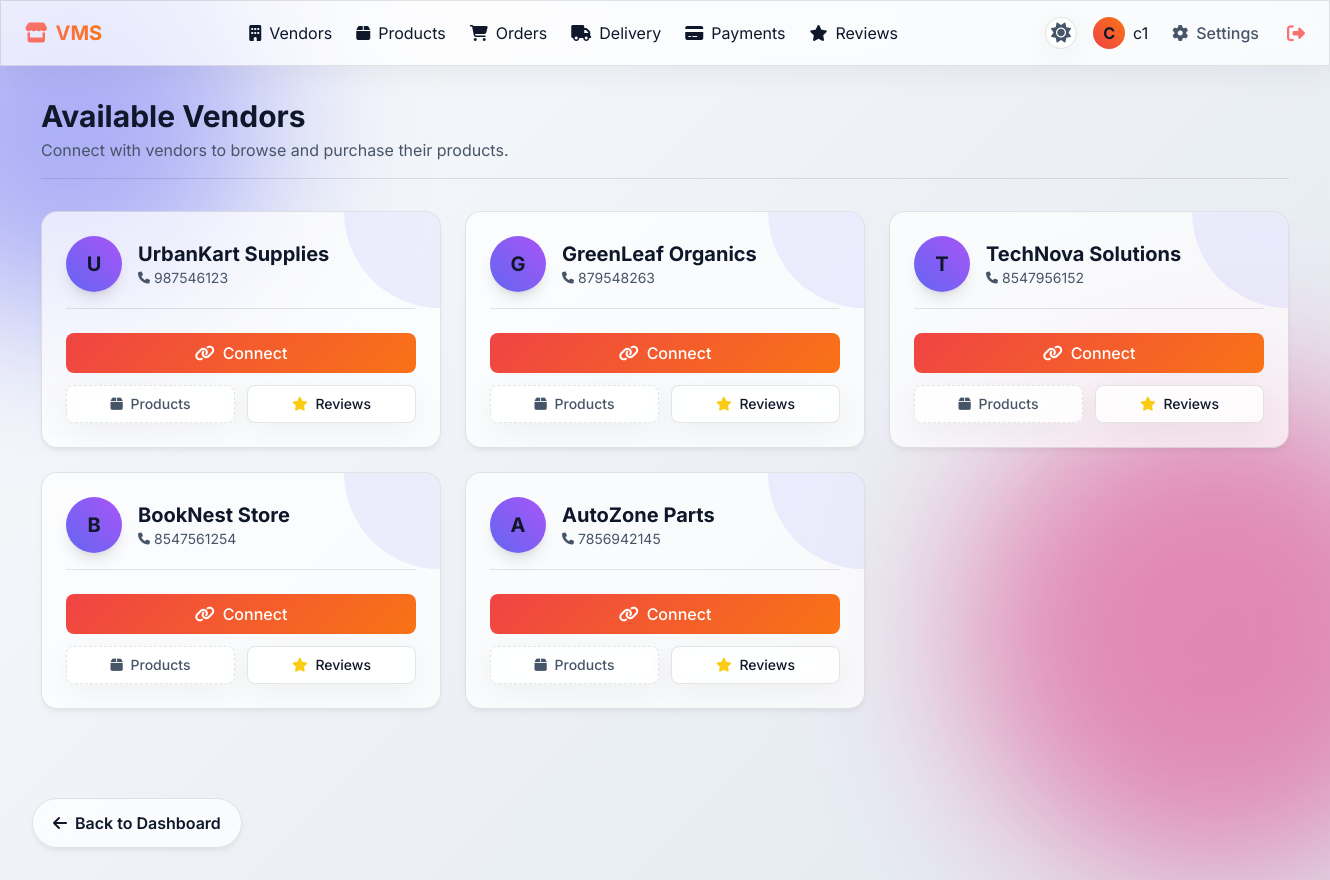
The app's page /vendors (signed in) with its own data.
### tables this page shows
CREATE TABLE users(
    id INTEGER PRIMARY KEY AUTOINCREMENT,
    username TEXT UNIQUE,
    password TEXT,
    role TEXT,
    mobile TEXT
);

### app.py (the view)
@app.route('/vendors')
def vendors():
    if 'user' not in session:
        return redirect('/login')
    conn = get_db()
    vendors = conn.execute(
        "SELECT username,mobile FROM users WHERE role='vendor'"
    ).fetchall()
    connected = conn.execute(
        "SELECT vendor FROM connections WHERE customer=?",
        (session['user'],)
    ).fetchall()
    connected_vendors = [
        v['vendor'] for v in connected
    ]
    return render_template(
        'vendors.html',
        vendors=vendors,
        connected_vendors=connected_vendors
    )

### app.py (called while the page is built)
def get_db():
    conn = sqlite3.connect("vendor.db")
    conn.row_factory = sqlite3.Row
    return conn

### templates/vendors.html (shortened to what this page needs)
{% extends "base.html" %}
{% block content %}
<div class="fade-in">
    <div class="flex justify-between items-center mb-8 border-b border-glass pb-4">
        <div>
            <h1 class="text-3xl font-bold">Available Vendors</h1>
            <p class="text-muted mt-1">Connect with vendors to browse and purchase their products.</p>
        </div>
    </div>
    {% if vendors %}
    <div class="grid grid-cols-1 md:grid-cols-2 lg:grid-cols-3 gap-6">
        {% for vendor in vendors %}
        <div class="glass-card p-6 flex flex-col relative overflow-hidden group">
            <div class="absolute top-0 right-0 w-24 h-24 bg-indigo-500/10 rounded-bl-full z-0 transition-transform group-hover:scale-110"></div>
            <div class="relative z-10 flex items-center gap-4 mb-6 border-b border-glass pb-4">
                <div class="w-14 h-14 rounded-full bg-gradient-to-tr from-indigo-500 to-purple-500 flex items-center justify-center text-main text-xl font-bold shadow-lg">
                    {{ vendor['username'][0]|upper }}
                </div>
                <div>
                    <h3 class="text-xl font-bold text-main">{{ vendor['username'] }}</h3>
                    <p class="text-sm text-muted flex items-center gap-1">
                        <i class="fa-solid fa-phone text-xs"></i> {{ vendor['mobile'] }}
                    </p>
                </div>
            </div>
            <div class="relative z-10 space-y-3 mt-auto">
                {% if vendor['username'] in connected_vendors %}
                    <div class="bg-green-500/20 text-green-400 border border-green-500/30 w-full py-2 rounded-lg text-center font-medium flex items-center justify-center gap-2 mb-3">
                        <i class="fa-solid fa-handshake"></i> Connected
                    </div>
                    <div class="grid grid-cols-2 gap-3">
                        <a href="/vendor_products/{{ vendor['username'] }}" class="glass-panel text-center py-2 rounded-lg hover:bg-white/10 transition-colors text-sm font-medium">
                            <i class="fa-solid fa-box mr-1 text-pink-400"></i> Products
                        </a>
                        <a href="/vendor_reviews/{{ vendor['username'] }}" class="glass-panel text-center py-2 rounded-lg hover:bg-white/10 transition-colors text-sm font-medium">
                            <i class="fa-solid fa-star mr-1 text-yellow-400"></i> Reviews
                        </a>
                    </div>
                {% else %}
                    <form method="POST" action="/select_vendor" class="mb-3">
                        <button type="submit" class="btn-glow w-full py-2 rounded-lg font-medium flex items-center justify-center gap-2">
                            <i class="fa-solid fa-link"></i> Connect
                        </button>
                    </form>
                    <div class="grid grid-cols-2 gap-3">
                        <div class="glass-panel text-center py-2 rounded-lg text-muted text-sm font-medium cursor-not-allowed border-dashed" title="Connect to view">
                            <i class="fa-solid fa-box mr-1"></i> Products
                        </div>
                        <a href="/vendor_reviews/{{ vendor['username'] }}" class="glass-panel text-center py-2 rounded-lg hover:bg-white/10 transition-colors text-sm font-medium">
                            <i class="fa-solid fa-star mr-1 text-yellow-400"></i> Reviews
                        </a>
                    </div>
                {% endif %}
            </div>
        </div>
        {% endfor %}
    </div>
    {% else %}
    <div class="glass-panel p-12 text-center rounded-2xl">
        <div class="text-5xl text-muted mb-4"><i class="fa-solid fa-store-slash"></i></div>
        <h3 class="text-xl font-bold mb-2">No Vendors Found</h3>
        <p class="text-muted">There are currently no vendors registered on the platform.</p>
    </div>
    {% endif %}
</div>
{% endblock %}

### templates/base.html (shortened to what this page needs)
<!DOCTYPE html>
<html lang="en">
<head>
    <link rel="stylesheet" href="https://cdnjs.cloudflare.com/ajax/libs/font-awesome/6.4.0/css/all.min.css">
    <script src="https://cdn.tailwindcss.com"></script>
    <link rel="stylesheet" href="{{ url_for('static', filename='css/style.css') }}">
</head>
<body class="antialiased relative">
    <div class="bg-shape bg-shape-1"></div>
    <div class="bg-shape bg-shape-2"></div>
    {% if session.get('user') %}
    <nav class="glass-panel sticky top-0 z-50 px-6 py-4 flex justify-between items-center mb-8">
        <div class="flex items-center gap-4">
            <a href="/dashboard" class="text-xl font-bold bg-clip-text text-transparent bg-gradient-to-r from-red-400 to-orange-500">
                <i class="fa-solid fa-store mr-2"></i>VMS
            </a>
        </div>
        <div class="hidden md:flex items-center gap-6">
            {% if session['role'] == 'customer' %}
                <a href="/vendors" class="hover:text-orange-400 transition-colors"><i class="fa-solid fa-building mr-2"></i>Vendors</a>
            {% endif %}
            <a href="/products" class="hover:text-orange-400 transition-colors"><i class="fa-solid fa-box mr-2"></i>Products</a>
            <a href="/orders" class="hover:text-orange-400 transition-colors"><i class="fa-solid fa-cart-shopping mr-2"></i>Orders</a>
            <a href="/delivery" class="hover:text-orange-400 transition-colors"><i class="fa-solid fa-truck mr-2"></i>Delivery</a>
            <a href="/payments" class="hover:text-orange-400 transition-colors"><i class="fa-solid fa-credit-card mr-2"></i>Payments</a>
            <a href="/reviews" class="hover:text-orange-400 transition-colors"><i class="fa-solid fa-star mr-2"></i>Reviews</a>
        </div>
        <div class="flex items-center gap-4">
            <button id="theme-toggle" class="text-xl text-muted hover:text-orange-400 transition-colors w-8 h-8 flex items-center justify-center rounded-full glass-panel" title="Toggle Theme">
                <i class="fa-solid fa-sun light-icon hidden"></i>
            </button>
            <a href="/profile" class="flex items-center gap-2 hover:text-orange-400 transition-colors">
                <div class="w-8 h-8 rounded-full bg-gradient-to-tr from-red-500 to-orange-500 flex items-center justify-center text-main font-bold">
                    {{ session['user'][0]|upper }}
                </div>
                <span class="hidden sm:inline text-main">{{ session['user'] }}</span>
            </a>
            <a href="/settings" class="flex items-center gap-2 text-muted hover:text-orange-400 transition-colors ml-2 font-medium"><i class="fa-solid fa-gear"></i><span class="hidden sm:inline">Settings</span></a>
            <a href="/logout" class="text-red-400 hover:text-red-300 transition-colors ml-3" title="Logout"><i class="fa-solid fa-right-from-bracket text-lg"></i></a>
        </div>
    </nav>
    {% endif %}
    <main class="container mx-auto px-4 pb-12 min-h-[80vh]">
        {% block content %}{% endblock %}
    </main>
    {% if session.get('user') and request.path != '/dashboard' %}
    <a href="/dashboard" class="btn-floating-dash">
        <i class="fa-solid fa-arrow-left"></i>
        <span class="hidden sm:inline">Back to Dashboard</span>
    </a>
    {% endif %}
</body>
</html>

### static/css/style.css (style rules this page uses)
:root { --bg-gradient-1: #0f172a; --bg-gradient-2: #1e1b4b; --accent-glow: rgba(239, 68, 68, 0.4); --accent-btn: linear-gradient(135deg, #ef4444, #f97316); --accent-btn-hover: linear-gradient(135deg, #dc2626, #ea580c); --glass-bg: rgba(255, 255, 255, 0.05); --glass-border: rgba(255, 255, 255, 0.1); --glass-border-hover: rgba(255, 255, 255, 0.2); --text-primary: #f8fafc; --text-secondary: #94a3b8; --input-bg: rgba(255, 255, 255, 0.03); --input-focus: rgba(255, 255, 255, 0.08); --panel-shadow: 0 8px 32px 0 rgba(0, 0, 0, 0.3); --card-shadow: 0 4px 6px -1px rgba(0, 0, 0, 0.1), 0 2px 4px -1px rgba(0, 0, 0, 0.06); --card-shadow-hover: 0 10px 15px -3px rgba(0, 0, 0, 0.2), 0 0 20px var(--accent-glow); --status-pending-bg: rgba(249, 115, 22, 0.2); --status-pending-text: #fdba74; --status-pending-border: rgba(249, 115, 22, 0.3); --status-accepted-bg: rgba(59, 130, 246, 0.2); --status-accepted-text: #93c5fd; --status-accepted-border: rgba(59, 130, 246, 0.3); --status-processing-bg: rgba(168, 85, 247, 0.2); --status-processing-text: #d8b4fe; --status-processing-border: rgba(168, 85, 247, 0.3); --status-shipped-bg: rgba(99, 102, 241, 0.2); --status-shipped-text: #a5b4fc; --status-shipped-border: rgba(99, 102, 241, 0.3); --status-out-bg: rgba(6, 182, 212, 0.2); --status-out-text: #67e8f9; --status-out-border: rgba(6, 182, 212, 0.3); --status-delivered-bg: rgba(34, 197, 94, 0.2); --status-delivered-text: #86efac; --status-delivered-border: rgba(34, 197, 94, 0.3); --status-cancel-bg: rgba(239, 68, 68, 0.2); --status-cancel-text: #fca5a5; --status-cancel-border: rgba(239, 68, 68, 0.3); }
[data-theme="light"] { --bg-gradient-1: #f8fafc; --bg-gradient-2: #e2e8f0; --accent-glow: rgba(239, 68, 68, 0.2); --glass-bg: rgba(255, 255, 255, 0.7); --glass-border: rgba(0, 0, 0, 0.1); --glass-border-hover: rgba(0, 0, 0, 0.2); --text-primary: #0f172a; --text-secondary: #475569; --input-bg: rgba(255, 255, 255, 0.9); --input-focus: #ffffff; --panel-shadow: 0 8px 32px 0 rgba(0, 0, 0, 0.05); --card-shadow: 0 4px 6px -1px rgba(0, 0, 0, 0.05), 0 2px 4px -1px rgba(0, 0, 0, 0.03); --card-shadow-hover: 0 10px 15px -3px rgba(0, 0, 0, 0.1), 0 0 20px var(--accent-glow); --status-pending-bg: #fff7ed; --status-pending-text: #c2410c; --status-accepted-bg: #eff6ff; --status-accepted-text: #1d4ed8; --status-processing-bg: #faf5ff; --status-processing-text: #7e22ce; --status-shipped-bg: #eef2ff; --status-shipped-text: #4338ca; --status-out-bg: #ecfeff; --status-out-text: #0e7490; --status-delivered-bg: #f0fdf4; --status-delivered-text: #15803d; --status-cancel-bg: #fef2f2; --status-cancel-text: #b91c1c; }
body { background: linear-gradient(135deg, var(--bg-gradient-1), var(--bg-gradient-2)); background-attachment: fixed; color: var(--text-primary); font-family: 'Inter', sans-serif; min-height: 100vh; overflow-x: hidden; transition: background 0.3s ease, color 0.3s ease; }
.glass-panel { background: var(--glass-bg); backdrop-filter: blur(16px); -webkit-backdrop-filter: blur(16px); border: 1px solid var(--glass-border); box-shadow: var(--panel-shadow); transition: all 0.3s ease; }
.glass-card { background: var(--glass-bg); backdrop-filter: blur(12px); -webkit-backdrop-filter: blur(12px); border: 1px solid var(--glass-border); border-radius: 1rem; box-shadow: var(--card-shadow); transition: all 0.3s ease; }
.btn-glow { background: var(--accent-btn); color: white !important; border: none; transition: all 0.3s ease; font-weight: 600; }
.btn-floating-dash { position: fixed; bottom: 2rem; left: 2rem; background: var(--glass-bg); backdrop-filter: blur(12px); border: 1px solid var(--glass-border); color: var(--text-primary); padding: 0.75rem 1.25rem; border-radius: 9999px; font-weight: 600; display: flex; align-items: center; gap: 0.5rem; box-shadow: var(--card-shadow); transition: all 0.3s ease; z-index: 40; }
.bg-shape { position: absolute; border-radius: 50%; filter: blur(80px); z-index: -1; opacity: 0.5; animation: float 10s infinite ease-in-out alternate; pointer-events: none; }
.bg-shape-1 { top: -10%; left: -10%; width: 400px; height: 400px; background: #6366f1; }
.bg-shape-2 { bottom: -10%; right: -10%; width: 500px; height: 500px; background: #db2777; animation-delay: 2s; }
.fade-in { animation: fadeIn 0.8s ease-out forwards; opacity: 0; }
.text-main { color: var(--text-primary); }
.text-muted { color: var(--text-secondary); }
.border-glass { border-color: var(--glass-border); }

### records on screen
users: username "U", username "UrbanKart Supplies", mobile "987546123"
users: username "G", username "GreenLeaf Organics", mobile "879548263"
users: username "T", username "TechNova Solutions", mobile "8547956152"
users: username "B", username "BookNest Store", mobile "8547561254"
users: username "A", username "AutoZone Parts", mobile "7856942145"

### other values on screen
{{ session['user'][0]|upper }} "C"
{{ session['user'] }} "c1"
